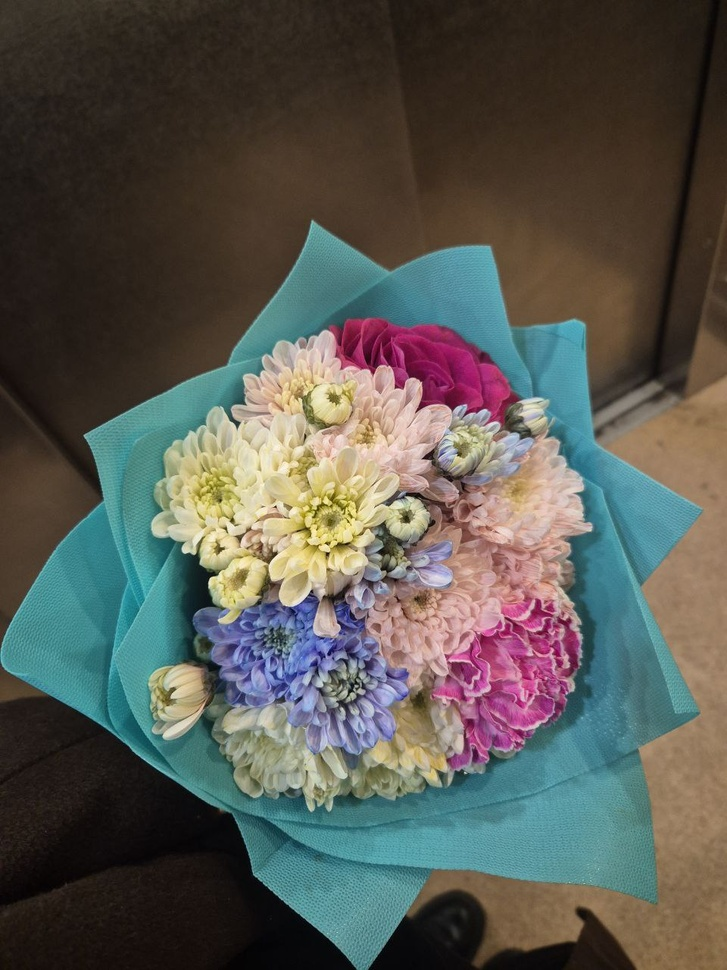
#> input picture 2_course/texViz/lab3/images/flowers.jpg, 727 x 970 px, shrunk from 960 x 1280 before the run
$ python py.py
#> lines starting #> are read from the running program, lines starting #| are printed output that depends on the picture
#> further down, image is the input picture: shape (970, 727, 3); mean B, G, R 82, 88.9, 88.5
### 2_course/texViz/lab3/code/noises.py
import cv2
import matplotlib.pyplot as plt
from skimage.util import *
import numpy as np

def plot(image, title, save_path):
    plt.figure(figsize=(5, 5))
    plt.imshow(cv2.cvtColor(image, cv2.COLOR_BGR2RGB))
    plt.title(title)
    plt.axis('off')
    plt.savefig(save_path)
    plt.close()


def imNoise(image, amount=0.5):
#> called with amount = 0.1
    noisy_image = random_noise(image, mode="s&p", amount=amount)
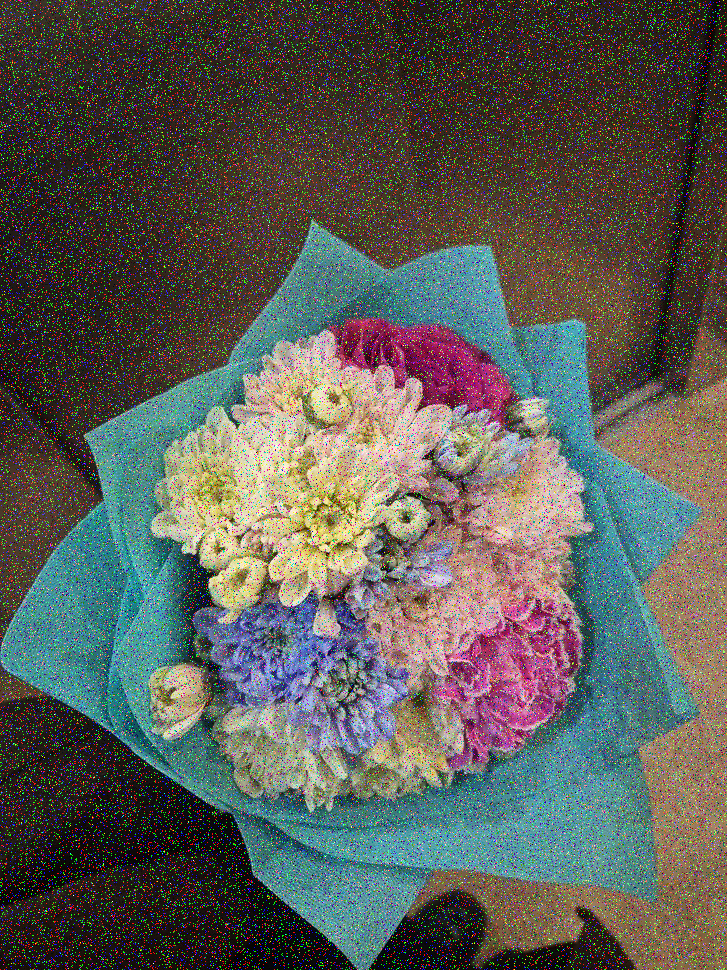
#> noisy_image: shape (970, 727, 3) float64; mean B, G, R 0.34, 0.364, 0.363
    noisy_image = (noisy_image * 255).astype(np.uint8)
    return noisy_image


def addNoise(image, noise):
#> called with noise = 100
    noisy_image = image + noise
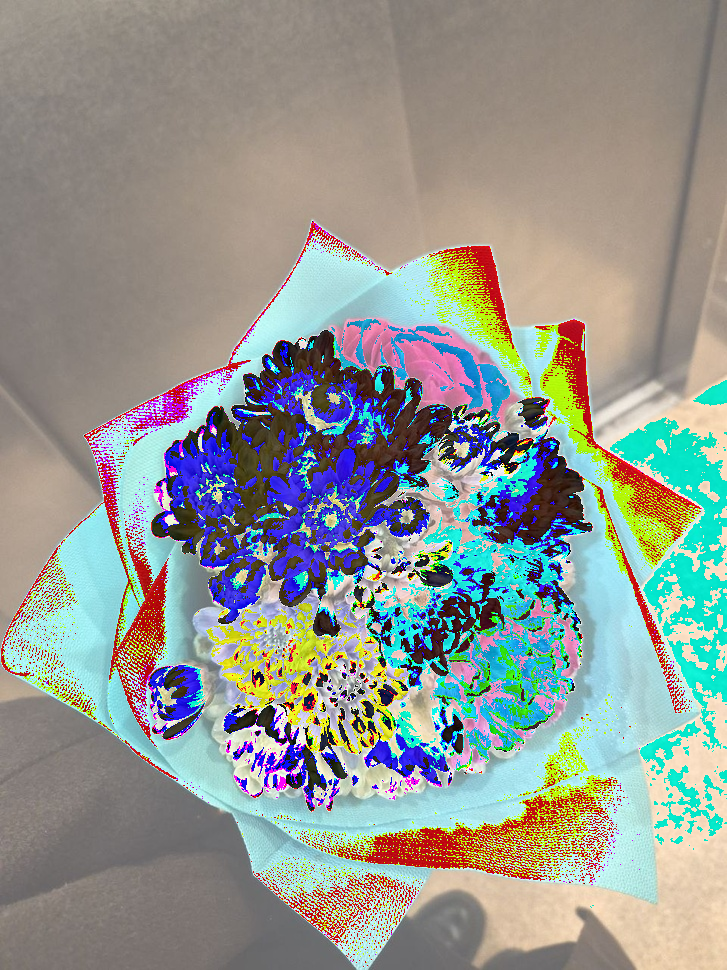
#> noisy_image: shape (970, 727, 3); mean B, G, R 145.8, 151.6, 146.4
    return np.clip(noisy_image, 0, 255).astype(np.uint8)

def mulNoise(image, noise):
#> called with noise = 5
    noisy_image = image * noise
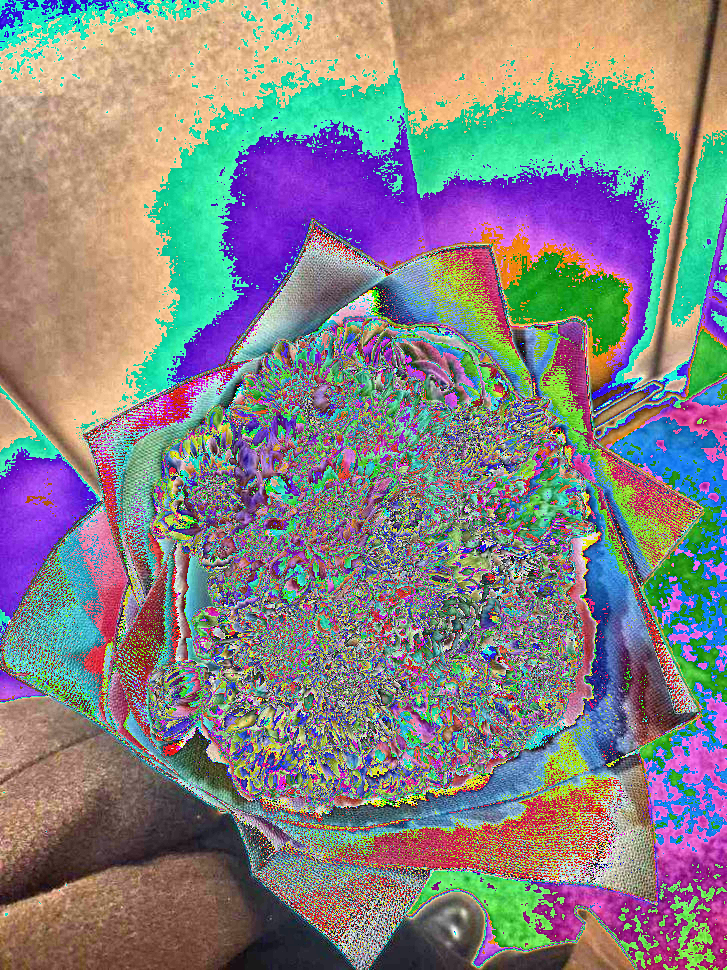
#> noisy_image: shape (970, 727, 3); mean B, G, R 132, 131.6, 131.8
    return np.clip(noisy_image, 0, 255).astype(np.uint8)

### 2_course/texViz/lab3/code/py.py
import cv2
from noises import *

image = cv2.imread("../images/flowers.jpg")

imImage = imNoise(image, 0.1)
plot(imImage, "impulsny", "../noise/impuls.png")

addImage = addNoise(image, 100)
plot(addImage, "additivny", "../noise/additive.png")

mulImage = mulNoise(image, 5)
plot(mulImage, "multiplicativny", "../noise/multiplicativny.png")

#> (the run stopped early here; a loop or call above may not have finished)

$ run again, with 2_course/texViz/lab3/images/house.jpg copied over 2_course/texViz/lab3/images/flowers.jpg
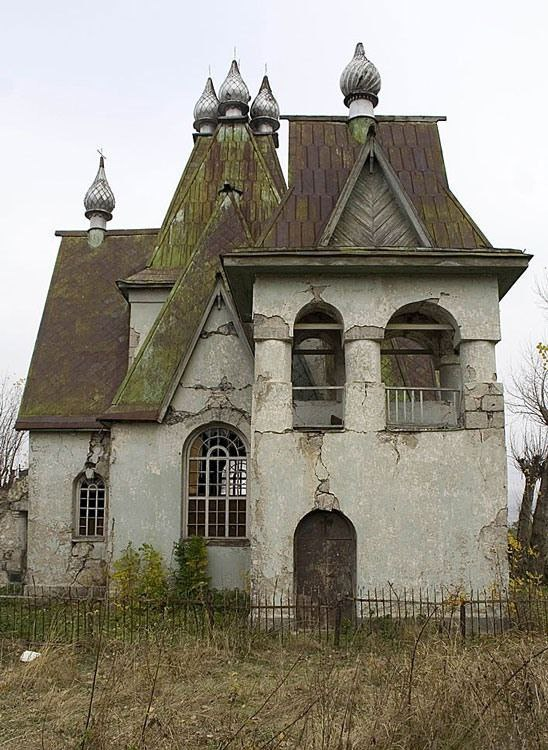
#> input picture 2_course/texViz/lab3/images/house.jpg, 548 x 750 px
#> image is the input picture: shape (750, 548, 3); mean B, G, R 126.2, 139, 144.2
#> in addNoise, `noisy_image = image + noise`:
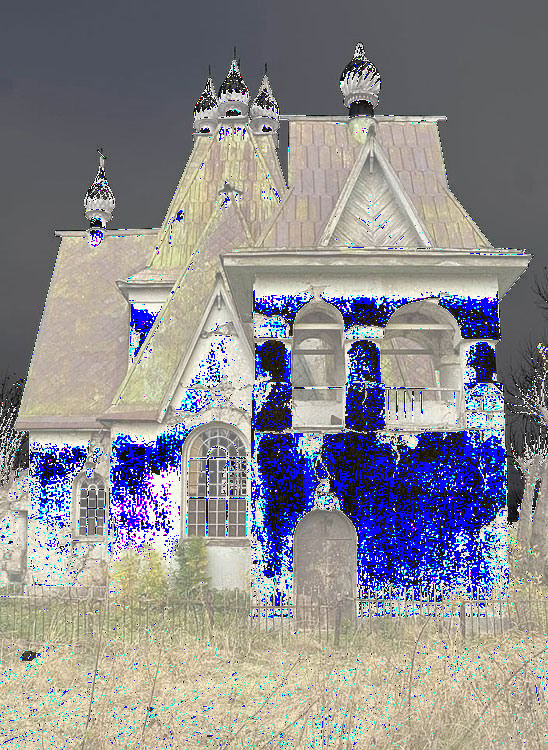
#> noisy_image: shape (750, 548, 3); mean B, G, R 143.5, 138.8, 139.9
#> in mulNoise, `noisy_image = image * noise`:
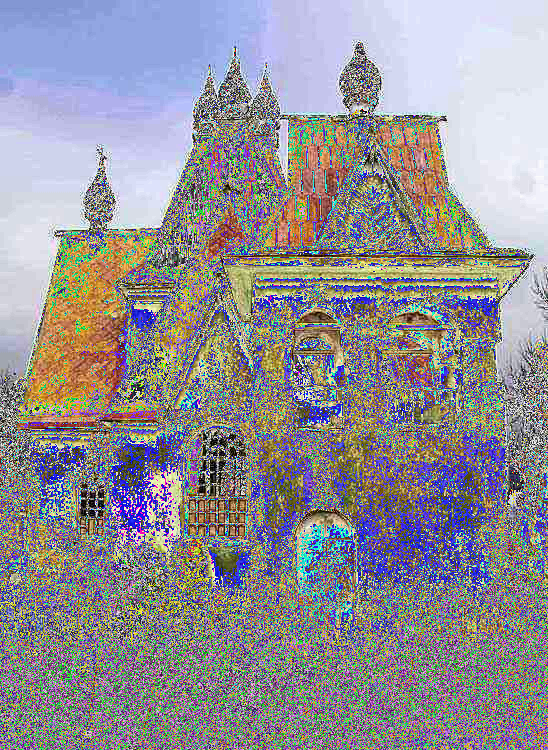
#> noisy_image: shape (750, 548, 3); mean B, G, R 149.7, 144.2, 146
